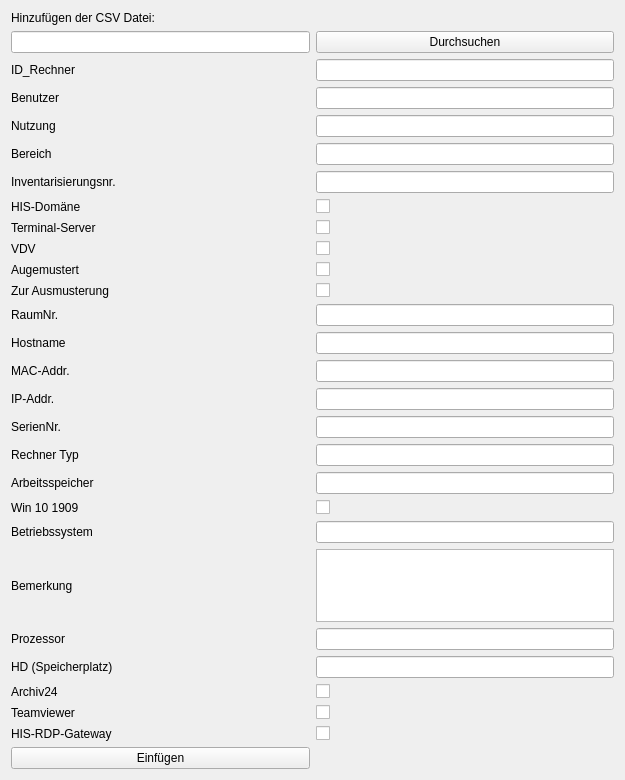
<?xml version="1.0" encoding="UTF-8"?>
<ui version="4.0">
 <class>setDevice</class>
 <widget class="QWidget" name="setDevice">
  <property name="geometry">
   <rect>
    <x>0</x>
    <y>0</y>
    <width>625</width>
    <height>780</height>
   </rect>
  </property>
  <property name="windowTitle">
   <string>Form</string>
  </property>
  <layout class="QGridLayout" name="gridLayout">
   <item row="11" column="1">
    <widget class="QCheckBox" name="zurAusmusterung">
     <property name="text">
      <string/>
     </property>
    </widget>
   </item>
   <item row="18" column="0">
    <widget class="QLabel" name="label_17">
     <property name="text">
      <string>Arbeitsspeicher</string>
     </property>
    </widget>
   </item>
   <item row="12" column="1">
    <widget class="QLineEdit" name="roomNum"/>
   </item>
   <item row="5" column="1">
    <widget class="QLineEdit" name="department"/>
   </item>
   <item row="20" column="0">
    <widget class="QLabel" name="label_19">
     <property name="text">
      <string>Betriebssystem</string>
     </property>
    </widget>
   </item>
   <item row="3" column="1">
    <widget class="QLineEdit" name="user"/>
   </item>
   <item row="10" column="0">
    <widget class="QLabel" name="label_9">
     <property name="text">
      <string>Augemustert</string>
     </property>
    </widget>
   </item>
   <item row="26" column="1">
    <widget class="QCheckBox" name="hisRdpGate">
     <property name="text">
      <string/>
     </property>
    </widget>
   </item>
   <item row="14" column="0">
    <widget class="QLabel" name="label_13">
     <property name="text">
      <string>MAC-Addr.</string>
     </property>
    </widget>
   </item>
   <item row="25" column="1">
    <widget class="QCheckBox" name="teamView">
     <property name="text">
      <string/>
     </property>
    </widget>
   </item>
   <item row="8" column="1">
    <widget class="QCheckBox" name="termServ">
     <property name="text">
      <string/>
     </property>
    </widget>
   </item>
   <item row="21" column="1">
    <widget class="QTextEdit" name="sccmData"/>
   </item>
   <item row="1" column="1">
    <widget class="QPushButton" name="searchCsv">
     <property name="text">
      <string>Durchsuchen</string>
     </property>
    </widget>
   </item>
   <item row="26" column="0">
    <widget class="QLabel" name="label_25">
     <property name="text">
      <string>HIS-RDP-Gateway</string>
     </property>
    </widget>
   </item>
   <item row="11" column="0">
    <widget class="QLabel" name="label_10">
     <property name="text">
      <string>Zur Ausmusterung</string>
     </property>
    </widget>
   </item>
   <item row="16" column="1">
    <widget class="QLineEdit" name="serialNumber"/>
   </item>
   <item row="16" column="0">
    <widget class="QLabel" name="label_15">
     <property name="text">
      <string>SerienNr.</string>
     </property>
    </widget>
   </item>
   <item row="18" column="1">
    <widget class="QLineEdit" name="ram"/>
   </item>
   <item row="1" column="0">
    <widget class="QLineEdit" name="inputCsv"/>
   </item>
   <item row="17" column="1">
    <widget class="QLineEdit" name="comTyp"/>
   </item>
   <item row="27" column="0">
    <widget class="QPushButton" name="insertData">
     <property name="text">
      <string>Einfügen</string>
     </property>
    </widget>
   </item>
   <item row="6" column="0">
    <widget class="QLabel" name="label_5">
     <property name="text">
      <string>Inventarisierungsnr.</string>
     </property>
    </widget>
   </item>
   <item row="0" column="0">
    <widget class="QLabel" name="label">
     <property name="text">
      <string>Hinzufügen der CSV Datei:</string>
     </property>
    </widget>
   </item>
   <item row="20" column="1">
    <widget class="QLineEdit" name="operatingSys"/>
   </item>
   <item row="13" column="1">
    <widget class="QLineEdit" name="hostName"/>
   </item>
   <item row="3" column="0">
    <widget class="QLabel" name="label_2">
     <property name="text">
      <string>Benutzer</string>
     </property>
    </widget>
   </item>
   <item row="19" column="1">
    <widget class="QCheckBox" name="winVers">
     <property name="text">
      <string/>
     </property>
    </widget>
   </item>
   <item row="8" column="0">
    <widget class="QLabel" name="label_7">
     <property name="text">
      <string>Terminal-Server</string>
     </property>
    </widget>
   </item>
   <item row="4" column="1">
    <widget class="QLineEdit" name="useOfDev"/>
   </item>
   <item row="23" column="1">
    <widget class="QLineEdit" name="storageDrive"/>
   </item>
   <item row="13" column="0">
    <widget class="QLabel" name="label_12">
     <property name="text">
      <string>Hostname</string>
     </property>
    </widget>
   </item>
   <item row="10" column="1">
    <widget class="QCheckBox" name="ausmusterung">
     <property name="text">
      <string/>
     </property>
    </widget>
   </item>
   <item row="4" column="0">
    <widget class="QLabel" name="label_3">
     <property name="text">
      <string>Nutzung</string>
     </property>
    </widget>
   </item>
   <item row="12" column="0">
    <widget class="QLabel" name="label_11">
     <property name="text">
      <string>RaumNr.</string>
     </property>
    </widget>
   </item>
   <item row="25" column="0">
    <widget class="QLabel" name="label_24">
     <property name="text">
      <string>Teamviewer</string>
     </property>
    </widget>
   </item>
   <item row="22" column="1">
    <widget class="QLineEdit" name="processor"/>
   </item>
   <item row="9" column="1">
    <widget class="QCheckBox" name="vdv">
     <property name="text">
      <string/>
     </property>
    </widget>
   </item>
   <item row="19" column="0">
    <widget class="QLabel" name="label_18">
     <property name="text">
      <string>Win 10 1909</string>
     </property>
    </widget>
   </item>
   <item row="22" column="0">
    <widget class="QLabel" name="label_21">
     <property name="text">
      <string>Prozessor</string>
     </property>
    </widget>
   </item>
   <item row="6" column="1">
    <widget class="QLineEdit" name="invNum"/>
   </item>
   <item row="14" column="1">
    <widget class="QLineEdit" name="MacAddr"/>
   </item>
   <item row="5" column="0">
    <widget class="QLabel" name="label_4">
     <property name="text">
      <string>Bereich</string>
     </property>
    </widget>
   </item>
   <item row="9" column="0">
    <widget class="QLabel" name="label_8">
     <property name="text">
      <string>VDV</string>
     </property>
    </widget>
   </item>
   <item row="23" column="0">
    <widget class="QLabel" name="label_22">
     <property name="text">
      <string>HD (Speicherplatz)</string>
     </property>
    </widget>
   </item>
   <item row="15" column="1">
    <widget class="QLineEdit" name="ipAddr"/>
   </item>
   <item row="7" column="0">
    <widget class="QLabel" name="label_6">
     <property name="text">
      <string>HIS-Domäne</string>
     </property>
    </widget>
   </item>
   <item row="7" column="1">
    <widget class="QCheckBox" name="hisDom">
     <property name="text">
      <string/>
     </property>
    </widget>
   </item>
   <item row="24" column="1">
    <widget class="QCheckBox" name="archiv24">
     <property name="text">
      <string/>
     </property>
    </widget>
   </item>
   <item row="21" column="0">
    <widget class="QLabel" name="label_20">
     <property name="text">
      <string>Bemerkung</string>
     </property>
    </widget>
   </item>
   <item row="2" column="0">
    <widget class="QLabel" name="label_26">
     <property name="text">
      <string>ID_Rechner</string>
     </property>
    </widget>
   </item>
   <item row="15" column="0">
    <widget class="QLabel" name="label_14">
     <property name="text">
      <string>IP-Addr.</string>
     </property>
    </widget>
   </item>
   <item row="17" column="0">
    <widget class="QLabel" name="label_16">
     <property name="text">
      <string>Rechner Typ</string>
     </property>
    </widget>
   </item>
   <item row="24" column="0">
    <widget class="QLabel" name="label_23">
     <property name="text">
      <string>Archiv24</string>
     </property>
    </widget>
   </item>
   <item row="2" column="1">
    <widget class="QLineEdit" name="idRechner"/>
   </item>
  </layout>
 </widget>
 <tabstops>
  <tabstop>inputCsv</tabstop>
  <tabstop>searchCsv</tabstop>
  <tabstop>idRechner</tabstop>
  <tabstop>user</tabstop>
  <tabstop>useOfDev</tabstop>
  <tabstop>department</tabstop>
  <tabstop>invNum</tabstop>
  <tabstop>hisDom</tabstop>
  <tabstop>termServ</tabstop>
  <tabstop>vdv</tabstop>
  <tabstop>ausmusterung</tabstop>
  <tabstop>zurAusmusterung</tabstop>
  <tabstop>roomNum</tabstop>
  <tabstop>hostName</tabstop>
  <tabstop>MacAddr</tabstop>
  <tabstop>ipAddr</tabstop>
  <tabstop>serialNumber</tabstop>
  <tabstop>comTyp</tabstop>
  <tabstop>ram</tabstop>
  <tabstop>winVers</tabstop>
  <tabstop>operatingSys</tabstop>
  <tabstop>sccmData</tabstop>
  <tabstop>processor</tabstop>
  <tabstop>storageDrive</tabstop>
  <tabstop>archiv24</tabstop>
  <tabstop>teamView</tabstop>
  <tabstop>hisRdpGate</tabstop>
  <tabstop>insertData</tabstop>
 </tabstops>
 <resources/>
 <connections/>
</ui>
